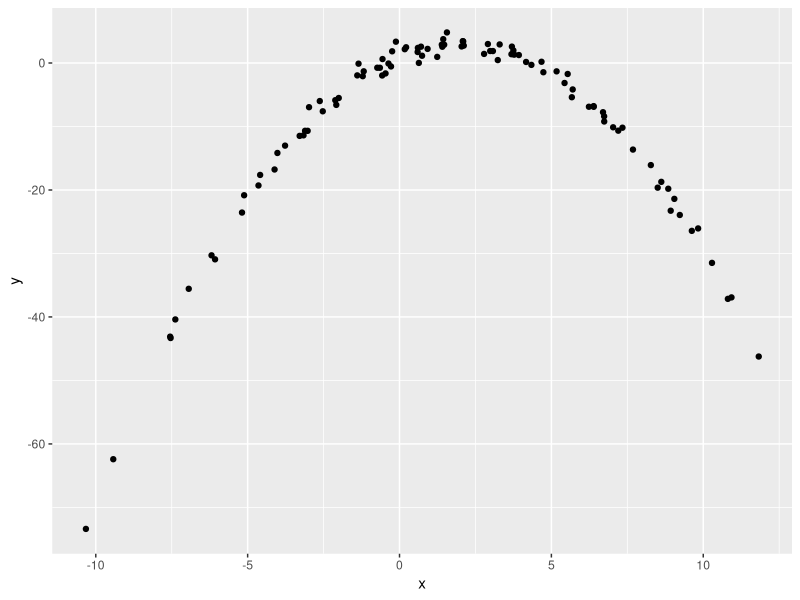

R code for this plot:
## ---- chunk 1

library(tidyverse)

df = tibble(
  x = rnorm(100, 2, 5), 
  y = 1 + 2*x - 0.5*x^2 + rnorm(100)
)

df %>% ggplot(aes(x=x, y=y)) +
  geom_point()

